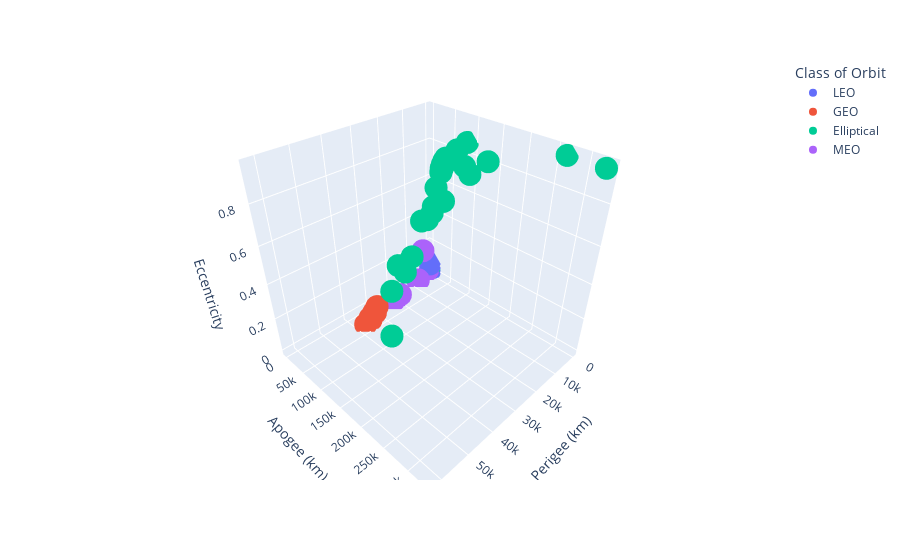

Notebook code for this chart:
### Markdown cell above
Apogee and Perigee are addressed along with eccentricity in Z-axis, describes how strongly the orbit deviates from a circle.

Using the turntable rotation of this 3D scatter plot we can analyze Low Earth Orbit (LEO) which refers to orbits with close altitudes hence the plot marks these satellites close to Zero, followed by Medium Earth Orbit (MEO) and Geosynchronous Orbit (GEO)

Elliptical orbits have apogees and perigees that differ significantly from each other and they spend time at many different altitudes above the earth’s surface and hence 3D increase the visibility of these satellites higher up as compared to a 2D scatter plot.

### Code cell
fig_3D = px.scatter_3d(data, x="Perigee (km)", y="Apogee (km)", color="Class of Orbit", z='Eccentricity')
fig_3D.show()

### Figure 1 — Plotly figure (JSON) as saved in the notebook; plotly's stock layout.template omitted (floating-point values rounded to 4 significant figures; data arrays with more than 128 entries replaced by an {"elided": "..."} marker saying what was removed)
{"data": [{"hovertemplate": "Class of Orbit=LEO<br>Perigee (km)=%{x}<br>Apogee (km)=%{y}<br>Eccentricity=%{z}<extra></extra>", "legendgroup": "LEO", "marker": {"color": "#636efa", "symbol": "circle"}, "mode": "markers", "name": "LEO", "scene": "scene", "showlegend": true, "type": "scatter3d", "x": {"elided": "1918 int values"}, "y": {"elided": "1918 int values"}, "z": {"elided": "1918 float values"}}, {"hovertemplate": "Class of Orbit=GEO<br>Perigee (km)=%{x}<br>Apogee (km)=%{y}<br>Eccentricity=%{z}<extra></extra>", "legendgroup": "GEO", "marker": {"color": "#EF553B", "symbol": "circle"}, "mode": "markers", "name": "GEO", "scene": "scene", "showlegend": true, "type": "scatter3d", "x": {"elided": "554 int values"}, "y": {"elided": "554 int values"}, "z": {"elided": "554 float values"}}, {"hovertemplate": "Class of Orbit=Elliptical<br>Perigee (km)=%{x}<br>Apogee (km)=%{y}<br>Eccentricity=%{z}<extra></extra>", "legendgroup": "Elliptical", "marker": {"color": "#00cc96", "symbol": "circle"}, "mode": "markers", "name": "Elliptical", "scene": "scene", "showlegend": true, "type": "scatter3d", "x": [305, 300, 9999, 1606, 1650, 1615, 460, 298, 305, 305, 17231, 13810, 241, 49551, 952, 1111, 1112, 2103, 1738, 6292, 62200, 301, 2253, 1722, 1494, 962, 986, 1036, 1375, 1357, 1429, 1317, 306, 306, 17240, 21998, 22017, 500, 400, 23783, 12849, 6179, 1200, 1000, 240, 389, 658, 17313, 216, 258, 461, 467, 474, 1210, 591, 595, 7079], "y": [851, 847, 138825, 38662, 38511, 38737, 33200, 845, 846, 850, 25971, 25918, 689, 191451, 1155, 37564, 37580, 37746, 38111, 156833, 268679, 846, 38105, 38637, 38860, 39398, 39735, 39308, 70009, 70117, 70045, 70157, 853, 848, 120715, 110256, 110791, 39850, 39966, 47100, 47048, 47086, 11600, 330000, 31342, 17480, 11836, 120961, 35224, 268488, 87304, 87260, 87526, 38740, 30534, 30657, 114027], "z": [0.03929, 0.03939, 0.7974, 0.6991, 0.6968, 0.6992, 0.7056, 0.0394, 0.03895, 0.03922, 0.1562, 0.2308, 0.0328, 0.5592, 0.01367, 0.709, 0.7091, 0.6778, 0.6916, 0.856, 0.6009, 0.03925, 0.6752, 0.6952, 0.7038, 0.7238, 0.7248, 0.721, 0.8159, 0.8165, 0.8148, 0.8174, 0.03936, 0.03901, 0.6867, 0.6087, 0.6099, 0.7412, 0.745, 0.2788, 0.4708, 0.6198, 0.4072, 0.9571, 0.7017, 0.5584, 0.443, 0.6863, 0.7266, 0.9529, 0.8641, 0.8639, 0.8641, 0.7123, 0.6826, 0.6834, 0.799]}, {"hovertemplate": "Class of Orbit=MEO<br>Perigee (km)=%{x}<br>Apogee (km)=%{y}<br>Eccentricity=%{z}<extra></extra>", "legendgroup": "MEO", "marker": {"color": "#ab63fa", "symbol": "circle"}, "mode": "markers", "name": "MEO", "scene": "scene", "showlegend": true, "type": "scatter3d", "x": {"elided": "137 int values"}, "y": {"elided": "137 int values"}, "z": {"elided": "137 float values"}}], "layout": {"legend": {"title": {"text": "Class of Orbit"}, "tracegroupgap": 0}, "margin": {"t": 60}, "scene": {"domain": {"x": [0, 1], "y": [0, 1]}, "xaxis": {"title": {"text": "Perigee (km)"}}, "yaxis": {"title": {"text": "Apogee (km)"}}, "zaxis": {"title": {"text": "Eccentricity"}}}}}
